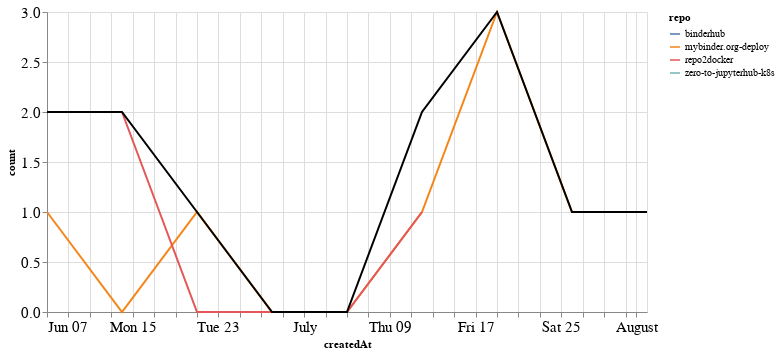

Here is the notebook cell this chart was saved with:
### Markdown cell above
## PRs

### Code cell
prs_time = prs.groupby('repo').resample('W', on='createdAt').count()['author'].reset_index()
prs_time = prs_time.rename(columns={'author': 'count'})
prs_time_total = prs_time.groupby('createdAt').agg({"count": "sum"}).reset_index()

ch1 = alt.Chart(prs_time, width=600).mark_line().encode(
    x='createdAt',
    y='count',
    color='repo',
    tooltip="repo"
)

ch2 = alt.Chart(prs_time_total, width=600).mark_line(color="black").encode(
    x='createdAt',
    y='count',
)

ch1 + ch2

### Figure 1 — Vega-Lite specification as saved in the notebook (floating-point values rounded to 4 significant figures)
{"config": {"axisLeft": {"labelFontSize": 15}, "axisBottom": {"labelFontSize": 15}}, "layer": [{"data": {"name": "data-2cb305b8ef59e527bc4e2bfea7f1b0ee"}, "mark": "line", "encoding": {"color": {"type": "nominal", "field": "repo"}, "tooltip": {"type": "nominal", "field": "repo"}, "x": {"type": "temporal", "field": "createdAt"}, "y": {"type": "quantitative", "field": "count"}}, "width": 600}, {"data": {"name": "data-d0b915aad099f663fef6b51196e51e5b"}, "mark": {"type": "line", "color": "black"}, "encoding": {"x": {"type": "temporal", "field": "createdAt"}, "y": {"type": "quantitative", "field": "count"}}, "width": 600}], "$schema": "https://vega.github.io/schema/vega-lite/v4.8.1.json", "datasets": {"data-2cb305b8ef59e527bc4e2bfea7f1b0ee": [{"repo": "binderhub", "createdAt": "2020-08-02T00:00:00", "count": 1}, {"repo": "mybinder.org-deploy", "createdAt": "2020-06-07T00:00:00", "count": 1}, {"repo": "mybinder.org-deploy", "createdAt": "2020-06-14T00:00:00", "count": 0}, {"repo": "mybinder.org-deploy", "createdAt": "2020-06-21T00:00:00", "count": 1}, {"repo": "mybinder.org-deploy", "createdAt": "2020-06-28T00:00:00", "count": 0}, {"repo": "mybinder.org-deploy", "createdAt": "2020-07-05T00:00:00", "count": 0}, {"repo": "mybinder.org-deploy", "createdAt": "2020-07-12T00:00:00", "count": 1}, {"repo": "mybinder.org-deploy", "createdAt": "2020-07-19T00:00:00", "count": 3}, {"repo": "mybinder.org-deploy", "createdAt": "2020-07-26T00:00:00", "count": 1}, {"repo": "repo2docker", "createdAt": "2020-06-14T00:00:00", "count": 2}, {"repo": "repo2docker", "createdAt": "2020-06-21T00:00:00", "count": 0}, {"repo": "repo2docker", "createdAt": "2020-06-28T00:00:00", "count": 0}, {"repo": "repo2docker", "createdAt": "2020-07-05T00:00:00", "count": 0}, {"repo": "repo2docker", "createdAt": "2020-07-12T00:00:00", "count": 1}, {"repo": "zero-to-jupyterhub-k8s", "createdAt": "2020-06-07T00:00:00", "count": 1}], "data-d0b915aad099f663fef6b51196e51e5b": [{"createdAt": "2020-06-07T00:00:00", "count": 2}, {"createdAt": "2020-06-14T00:00:00", "count": 2}, {"createdAt": "2020-06-21T00:00:00", "count": 1}, {"createdAt": "2020-06-28T00:00:00", "count": 0}, {"createdAt": "2020-07-05T00:00:00", "count": 0}, {"createdAt": "2020-07-12T00:00:00", "count": 2}, {"createdAt": "2020-07-19T00:00:00", "count": 3}, {"createdAt": "2020-07-26T00:00:00", "count": 1}, {"createdAt": "2020-08-02T00:00:00", "count": 1}]}}
